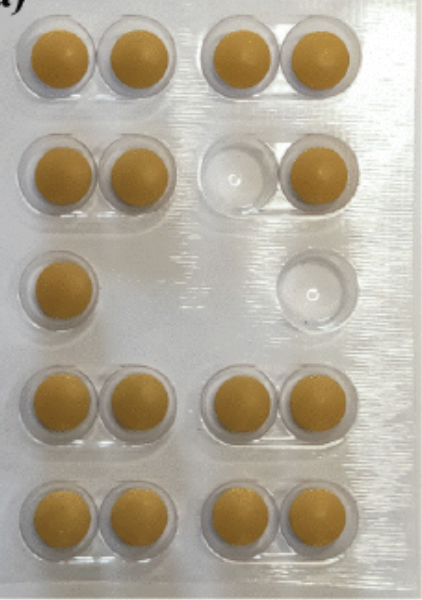
#> input picture src/images/blister.png, 422 x 600 px
$ python main.py   (older library calls are emulated)
#> lines starting #> are read from the running program, lines starting #| are printed output that depends on the picture

import os
import cv2
import json
from datetime import datetime
from pathlib import Path

def load_image(path):
    image = cv2.imread(path, cv2.IMREAD_GRAYSCALE)

    if image is None:
        print("Не удалось открыть изображение")
        return None

    return image


def check_image_quality(image):
    brightness = image.mean()
    sharpness = cv2.Laplacian(image, cv2.CV_64F).var()

    if brightness < 50 or brightness > 230: return False
    if sharpness < 15: return False

    return True


def get_image_with_retries():
    path = input("Путь к изображению (enter(шаблон)): ")

    if path == "": path = "src/images/blister.png"

    for attempt in range(1, 4):
        print("\nПопытка", attempt)

        image = load_image(path)

        if image is not None:
            if check_image_quality(image):
                print("Изображение пригодно для проверки")
                return image, path

        print("Изображение не прошло проверку качества")

        if attempt < 3:
            path = input("Введите путь к новому изображению: ")

    return None, path


def load_template(path):
    with open(path, "r", encoding="utf-8") as file:
        data = json.load(file)

    return data


def apply_cell_template(image, template_data):
    cells = template_data["cells"]
    height, width = image.shape

    for cell in cells:
        x = cell["x"]
        y = cell["y"]
        w = cell["width"]
        h = cell["height"]

        if x < 0 or y < 0 or w <= 0 or h <= 0:
            print("Неверные координаты ячейки")
            return None

        if x + w > width or y + h > height:
            print("Ячейка выходит за границы изображения")
            return None

    return cells


def analyze_cells(image, cells):
    results = []
    n = len(cells)
    i = 0

    while i < n:
        cell = cells[i]
        cell_id = cell["cell_id"]

        x = cell["x"]
        y = cell["y"]
        width = cell["width"]
        height = cell["height"]

        pixels = []
        for row in image[y:y + height]:
            pixels.extend(row[x:x + width])

        p = len(pixels)
        dark_pixel_count = 0
        j = 0

        while j < p:
            if pixels[j] < 150:
                dark_pixel_count += 1
            j += 1

        dark_pixel_ratio = dark_pixel_count / p

        if dark_pixel_ratio < 0.06:
            state = "empty"
        elif dark_pixel_ratio >= 0.18:
            state = "filled"
        else:
            state = "uncertain"

        results.append((cell_id, state))
        i += 1

    return results


def make_preliminary_decision(results):
    empty_cells = []
    uncertain_cells = []
    i = 0
    n = len(results)

    while i < n:
        cell_id, state = results[i]

        if state == "empty":
            empty_cells.append(cell_id)
        elif state == "uncertain":
            uncertain_cells.append(cell_id)

        i += 1

    if len(uncertain_cells) > 0:
        status = "Требуется повторная проверка"
    elif len(empty_cells) > 0:
        status = "Обнаружена пустая ячейка"
    else:
        status = "Полный"

    return status, empty_cells, uncertain_cells


def confirm_result(status):
    print("\nПредварительное заключение:", status)

    answer = input("Подтвердить результат? (да/нет): ").strip().lower()

    if answer == "нет":
        print("1. Полный")
        print("2. Обнаружена пустая ячейка")
        print("3. Требуется повторная проверка")

        choice = input("Выберите правильный результат: ")

        if choice == "1":
            status = "Полный"
        elif choice == "2":
            status = "Обнаружена пустая ячейка"
        elif choice == "3":
            status = "Требуется повторная проверка"

    return status


# [146 lines left out: functions manual_inspection, specialist_review, check_specialist_review, save_inspection, not called in this run]


def main():
    template_data = load_template("src/template.json")
#> (reads src/template.json from the repository)

    image, image_path = get_image_with_retries()
#> the answer given: images/blister.png
#> in load_image, `image = cv2.imread(path, cv2.IMREAD_GRAYSCALE)`:
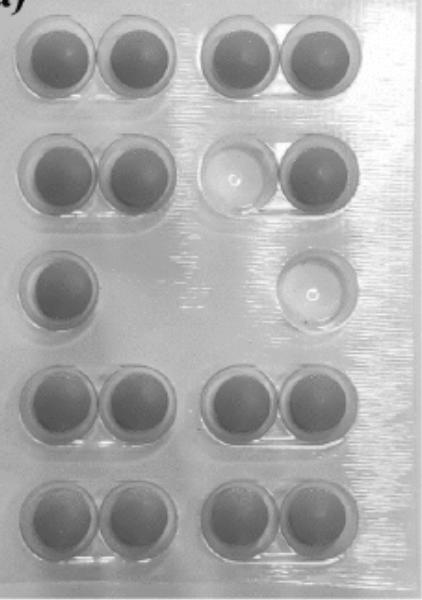
#> image: shape (600, 422); min 5, max 255, mean 170.7
#> in check_image_quality, `brightness = image.mean()`: brightness = 170.7
#> in check_image_quality, `sharpness = cv2.Laplacian(image, cv2.CV_64F).var()`: sharpness = 77.17
#> image_path = 'images/blister.png'

    if image is None:
        operator_name = input("\nВведите имя оператора: ")
        final_status = manual_inspection()

        final_status = check_specialist_review(final_status)

        save_inspection(
            "src/inspection.json",
            template_data,
            image_path,
            [],
            "Изображение непригодно",
            final_status,
            operator_name
        )

        print("\nИтоговое заключение:", final_status)
        print("Результат сохранен в inspection.json")
        return

    print("\nКачество изображения проверено")

    cells = apply_cell_template(image, template_data)
#> cells = 18 items

    if cells is None:
        return


    print("Изображение загружено")
    print("Количество ячеек:", len(cells))
#| Количество ячеек: 18

    results = analyze_cells(image, cells)
#> in analyze_cells, `n = len(cells)`: n = 18
#> the loop in analyze_cells, `while i < n:` made 18 passes
#> (x, y, dark_pixel_ratio, state) on passes 1 to 12: (35, 38, 0.987, 'filled'), (114, 38, 0.977, 'filled'), (217, 38, 0.976, 'filled'), (295, 38, 0.963, 'filled'), (39, 151, 0.962, 'filled'), (115, 151, 0.937, 'filled'), (215, 149, 0, 'empty'), (296, 149, 0.943, 'filled'), (39, 269, 0.984, 'filled'), (294, 269, 0, 'empty'), (37, 382, 0.998, 'filled'), (115, 382, 0.994, 'filled')
#> after the loop in analyze_cells, `while i < n:`: results = 18 items, first 6: (1, 'filled'), (2, 'filled'), (3, 'filled'), (4, 'filled'), (5, 'filled'), (6, 'filled')

    print("\nРезультаты проверки:")

    for cell_id, state in results:
        print("Ячейка", cell_id, "-", state)
#> this loop made 18 passes
#> state on passes 1 to 12: 'filled', 'filled', 'filled', 'filled', 'filled', 'filled', 'empty', 'filled', 'filled', 'empty', 'filled', 'filled'
#| Ячейка 1 - filled
#| Ячейка 2 - filled
#| Ячейка 3 - filled
#| Ячейка 4 - filled
#| Ячейка 5 - filled
#| Ячейка 6 - filled
#| Ячейка 7 - empty
#| Ячейка 8 - filled
#> (further printed lines are left out)

    automatic_status, empty_cells, uncertain_cells = (
        make_preliminary_decision(results)
    )
#> in make_preliminary_decision, `n = len(results)`: n = 18
#> the loop in make_preliminary_decision, `while i < n:` made 18 passes
#> after the loop in make_preliminary_decision, `while i < n:`: empty_cells = [7, 10]; i = 18; uncertain_cells = []
#> automatic_status = 'Обнаружена пустая ячейка'; empty_cells = [7, 10]; uncertain_cells = []

    print("\nПустые ячейки:", empty_cells)
#| Пустые ячейки: [7, 10]
    print("Неопределенные ячейки:", uncertain_cells)
#| Неопределенные ячейки: []

    operator_name = input("\nВведите имя оператора: ")
#> the answer given: images/blister.png

    final_status = confirm_result(automatic_status)
    final_status = check_specialist_review(final_status)

    save_inspection(
        "src/inspection.json",
        template_data,
        image_path,
        results,
        automatic_status,
        final_status,
        operator_name
    )

    print("\nИтоговое заключение:", final_status)
    print("Результаты сохранены в inspection.json")


if __name__ == "__main__":
#> (the run stopped early here; a loop or call above may not have finished)
